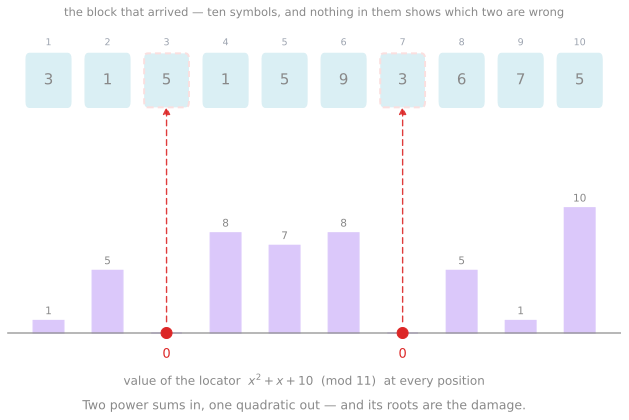

Write Python code to recreate this figure.
"""Figure for the Roots of Polynomial Equations card — the Reed-Solomon locator.

Regenerate:  python3 reed-solomon-locator.py
Writes reed-solomon-locator.svg beside this file.

The decoder cannot see which symbols are damaged. It measures two power sums,
converts them to the elementary symmetric functions, and the quadratic built
from those has its roots exactly at the damaged positions.

Vault palette: all text #888, semi-transparent fills, transparent background.
"""

import matplotlib
matplotlib.use("Agg")
import matplotlib.pyplot as plt
from matplotlib.patches import FancyBboxPatch, ConnectionPatch
import re

AX = "#888888"
TEAL = "#0891b2"      # data
PURPLE = "#7c3aed"    # the locator polynomial
RED = "#dc2626"       # damage
GREY = "#9ca3af"

plt.rcParams.update({
    "text.color": AX,
    "axes.labelcolor": AX,
    "axes.edgecolor": AX,
    "xtick.color": AX,
    "ytick.color": AX,
    "font.size": 11,
    "font.family": "sans-serif",
    "svg.fonttype": "none",
})

P = 11
RECEIVED = [3, 1, 5, 1, 5, 9, 3, 6, 7, 5]     # positions 3 and 7 each 1 too big
E1, E2 = 10, 10                                # from the two syndromes
LAM = [(x * x - E1 * x + E2) % P for x in range(1, 11)]
BAD = [i for i, v in enumerate(LAM, start=1) if v == 0]


def figure():
    fig, (ax0, ax1) = plt.subplots(
        2, 1, figsize=(11, 6.0), gridspec_kw={"height_ratios": [1, 2.0], "hspace": 0.30}
    )

    # ---------- top: the received block, every symbol equally suspect ----------
    ax0.set_xlim(0.3, 10.7)
    ax0.set_ylim(0.0, 1.0)
    ax0.axis("off")
    for i, v in enumerate(RECEIVED, start=1):
        flagged = i in BAD
        ax0.add_patch(FancyBboxPatch(
            (i - 0.36, 0.30), 0.72, 0.52,
            boxstyle="round,pad=0.02,rounding_size=0.06",
            facecolor=TEAL, alpha=0.15,
            edgecolor=(RED if flagged else TEAL),
            linestyle=((0, (3, 2)) if flagged else "solid"),
            linewidth=(2.0 if flagged else 1.3), zorder=2))
        ax0.text(i, 0.56, str(v), ha="center", va="center",
                 fontsize=15, color=AX, zorder=3)
        ax0.text(i, 0.95, str(i), ha="center", va="center",
                 fontsize=9.5, color=GREY)
    ax0.set_title("the block that arrived  —  ten symbols, and nothing in them "
                  "shows which two are wrong",
                  color=AX, fontsize=11.5, pad=22)

    # ---------- bottom: the locator polynomial evaluated everywhere ----------
    xs = list(range(1, 11))
    ax1.bar(xs, LAM, width=0.52, color=PURPLE, alpha=0.28,
            edgecolor=PURPLE, linewidth=1.3, zorder=2)
    ax1.axhline(0, color=AX, lw=1.2)

    for x, v in zip(xs, LAM):
        if v == 0:
            ax1.plot([x], [0], "o", color=RED, ms=11, zorder=5)
            ax1.text(x, -1.7, "0", ha="center", va="center",
                     fontsize=13, color=RED, zorder=5)
        else:
            ax1.text(x, v + 0.3, str(v), ha="center", va="bottom",
                     fontsize=10.5, color=AX)

    ax1.set_xlim(0.3, 10.7)
    ax1.set_ylim(-3.0, 12.4)
    ax1.set_xticks([])
    ax1.set_yticks([])
    for s in ("right", "top", "left", "bottom"):
        ax1.spines[s].set_visible(False)

    fig.text(0.5, 0.085,
             r"value of the locator  $x^2 + x + 10$  (mod 11)  at every position",
             color=AX, fontsize=12, ha="center", va="center")
    fig.text(0.5, 0.028,
             "Two power sums in, one quadratic out — and its roots are the damage.",
             color=AX, fontsize=12.5, ha="center", va="center")
    fig.tight_layout(rect=[0, 0.12, 1, 1])

    # each zero rises out of its own column — which is empty, so nothing is crossed
    for x in BAD:
        fig.add_artist(ConnectionPatch(
            xyA=(x, 0.9), coordsA=ax1.transData,
            xyB=(x, 0.285), coordsB=ax0.transData,
            color=RED, lw=1.4, linestyle=(0, (4, 3)), alpha=0.9,
            arrowstyle="-|>", mutation_scale=15, zorder=6))

    fig.savefig("reed-solomon-locator.svg", transparent=True, bbox_inches="tight")
    plt.close(fig)


def responsive(path):
    """Vault rule: root <svg> keeps its viewBox but scales — width 100%, no height."""
    s = open(path).read()
    s = re.sub(r'(<svg[^>]*?)\swidth="[^"]*"', r"\1", s, count=1)
    s = re.sub(r'(<svg[^>]*?)\sheight="[^"]*"', r"\1", s, count=1)
    s = s.replace("<svg ", '<svg width="100%" ', 1)
    open(path, "w").write(s)


if __name__ == "__main__":
    figure()
    responsive("reed-solomon-locator.svg")
    print("locator values:", dict(zip(range(1, 11), LAM)))
    print("zeros at:", BAD)
